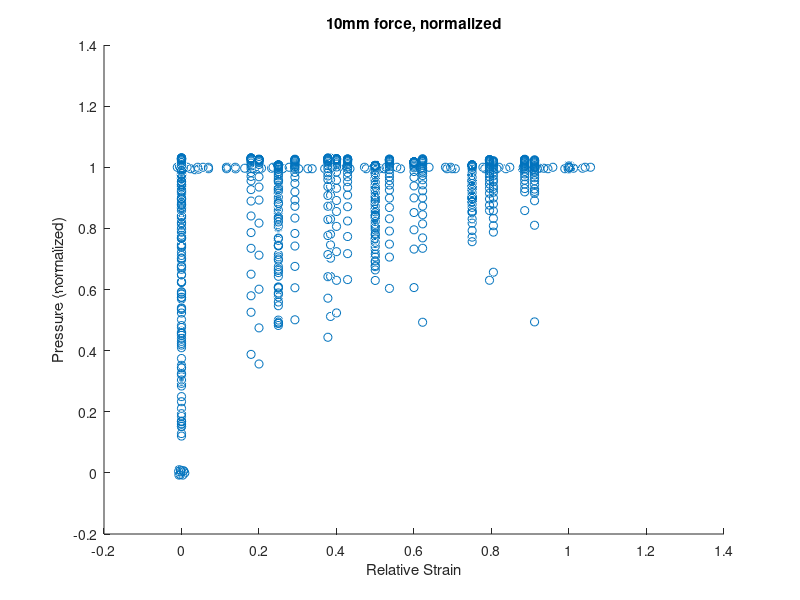
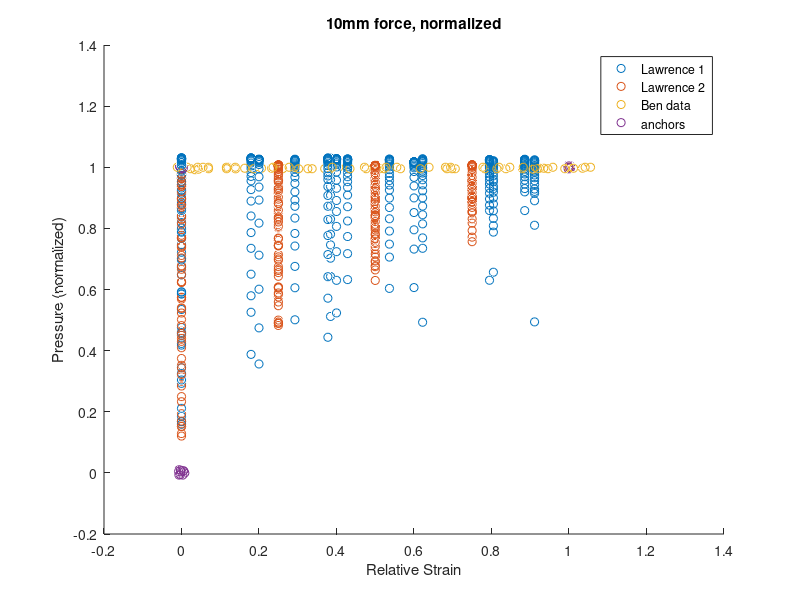

The MATLAB source for these figures, in order:
%% Import data from Lawrence's two sets of tests, compare with Ben's. Upload for curve fit
clear; clc; close all

%% Lawrence's first set of tests
load allData_Ben.mat Cut li lo l620 maxE relE T test
Cuts1 = Cut;       %cut lengths
Ts1 = T;           %data
lis1 = li;        %contracted length
lmin1 = l620;     %minimum length
restL1 = lo;      %resting lengths
maxE1 = maxE;     %maximum strain
relE1 = relE;     %relative strain
tests1 = test;  %cell of strings indicating test number

clear Cut li lo l620 maxE relE T test

%% Lawrence's first set of tests
load allData_Nov22_Ben.mat Cut li lo l620 maxE relE T vars
Cuts2 = Cut;       %cut lengths
Ts2 = T;           %data
lis2 = li;        %contracted length
lmin2 = l620;     %minimum length
restL2 = lo;      %resting lengths
maxE2 = maxE;     %maximum strain
relE2 = relE;     %relative strain
tests2 = vars;  %cell of strings indicating test number

clear Cut li lo l620 maxE relE T vars

%% Combine both into cells
Cut = {Cuts1, Cuts2};
T = {Ts1, Ts2};
li = {lis1, lis2};
lmin = {lis1, lis2};
restL = {restL1, restL2};
maxE = {maxE1, maxE2};
relE = {relE1, relE2};
tests = {tests1, tests2};


%% Find max. forces
Ymax = [100, 200, 300, 400, 500, 620];
meth = 'linear';
extrap = 'extrap';

maxP = 800;
minF = 15;


maxF = cell(1,length(li));
for a = 1:length(li)
   maxF{a} = cell(length(Cut{a}), length(tests{a}));
    for i = 1:length(Cut{a})
        for k = 1:length(tests{a})
        M = T{a}{i,1,k};       %first column, looking at resting length force
        M = M( (M(:,1)==0 &M(:,3)>minF &M(:,2)<maxP),1:3);
        pres = M(:,2);
        fz = M(:,3);
        maxF{a}{i,k} = interp1(pres,fz,Ymax,meth,extrap);
        end
       gg = vertcat(maxF{a}{i,:});
       Fmax{i,a} = mean(gg,1);
    end

end

B = vertcat(Fmax{:});
F = max(B,2);
Fmax = max(F,[],2);

% [Fmax13, Fmax23, Fmax27, Fmax29,Fmax30,Fmax10,Fmax15,Fmax20,Fmax25,Fmax30_2,Fmax40,Fmax45_2,Fmax52_2]'=F(:)';

Ts = vertcat(T{1}(:,:,2),T{2}(:,:,1));  %keep test 9 from first set of data, test 8 from second set
[a,b] = size(Ts);
V = cell(size(Ts));
Pmax = 620;
for i = 1:a
    for j = 1:b
            if ~isempty(Ts{i,j})
            V{i,j} = Ts{i,j}((Ts{i,j}(:,3)>minF &Ts{i,j}(:,2)<maxP),1:3);    
            V{i,j} = [Ts{i,j}(:,1), Ts{i,j}(:,2)./Pmax, Ts{i,j}(:,3)./Fmax(i)];
            else
            end
    end
end

R = vertcat(V{:});
R1 = vertcat(V{1:length(Cuts1),:});
R2 = vertcat(V{(length(Cuts1)+1):end,:});
%% Add Ben's data
%Fmax from experiments, using interpolation
Fmax112 = 334.74;
Fmax415 = 445;
Fmax455 = 460;
Fmax490 = 458.6;
Fmax518 = 455.83;

rawdata11cm = [325.164999	620	0.008928571	0.055555556;
                252.6589869	620	0.044642857	0.277777778;
                135.6707588	620	0.089285714	0.555555556;
                89.40925416	620	0.125	0.777777778;
                13.3446648	620	0.169642857	1.055555556];
data11cm = [rawdata11cm(:,4), rawdata11cm(:,2), rawdata11cm(:,1)/Fmax112];

rawdata42cm = [444.82216	620	0.002409639	0.014492754;
                358.9714831	620	0.019277108	0.115942029;
                275.7897392	620	0.031325301	0.188405797;
                200.169972	620	0.06746988	0.405797101;
                103.1987411	620	0.113253012	0.68115942;
                    40.92363872	620	0.151807229	0.913043478;
                                0	620	0.16626506	1];
data42cm = [rawdata42cm(:,4), rawdata42cm(:,2), rawdata42cm(:,1)/Fmax415];

rawdata45cm = [26	620	0.164835165	1.041666667
61	620	0.151648352	0.958333333
150	620	0.101098901	0.638888889
96	620	0.13956044	0.881944444
100	620	0.134065934	0.847222222
119	620	0.12967033	0.819444444
158	620	0.10989011	0.694444444
217.0732141	620	0.083516484	0.527777778
262.0002522	620	0.061538462	0.388888889
335.3959086	620	0.037362637	0.236111111
407.0122764	620	0.021978022	0.138888889
435.9257168	620	0.006593407	0.041666667
404.7881656	620	0.010989011	0.069444444
408.3467429	620	0.008791209	0.055555556
335.3959086	620	0.021978022	0.138888889
257.9968528	620	0.046153846	0.291666667
203.2837271	620	0.074725275	0.472222222];
data45cm = [rawdata45cm(:,4), rawdata45cm(:,2), rawdata45cm(:,1)/Fmax455];

rawdata49cm = [12	618	0.173469388	0.923913043
1.11	618	0.175510204	0.934782609
464	620	-0.002040816	-0.010869565
433	616	0.008163265	0.043478261
320	618	0.030612245	0.163043478
356	620	0.02244898	0.119565217
300	618	0.03877551	0.206521739
268	617	0.048979592	0.260869565
241	617	0.06122449	0.326086957
215	617	0.069387755	0.369565217
194	617	0.081632653	0.434782609
165	617	0.095918367	0.510869565
144	617	0.106122449	0.565217391
107	617	0.128571429	0.684782609
97	617	0.132653061	0.706521739
75	617	0.146938776	0.782608696
58	617	0.157142857	0.836956522
45	617	0.165306122	0.880434783
20	617	0.17755102	0.945652174
2.29	617	0.185714286	0.989130435
0   620	0.187755102	1];
data49cm = [rawdata49cm(:,4), rawdata49cm(:,2), rawdata49cm(:,1)/Fmax490];

rawdata52cm = [0	619	0.166023166	1
6	618	0.167953668	1.011627907
-5.3	618	0.171814672	1.034883721
60	616	0.150579151	0.906976744
427.6	615	0.005791506	0.034883721
347	616.8	0.023166023	0.139534884
296	618	0.038610039	0.23255814
245	617	0.055984556	0.337209302
191	617	0.079150579	0.476744186
55	617	0.152509653	0.918604651
99	617	0.135135135	0.813953488
132	617	0.115830116	0.697674419
160	617	0.102316602	0.61627907
195	617	0.086872587	0.523255814
450	617	0.003861004	0.023255814
420	617	0.011583012	0.069767442
328	617	0.030888031	0.186046512
378	617	0.019305019	0.11627907
230	617	0.063706564	0.38372093
278	617	0.05019305	0.302325581
429	617	0	0];
data52cm = [rawdata52cm(:,4), rawdata52cm(:,2), rawdata52cm(:,1)/Fmax518];

%% Combine all data and do a 3d scatter plot. 
%addnoise to anchor surface at three points
sz = 15;                   % size of anchor surface
err = 0.005;                 % ammount of error
r110 = [1-err + 2*err * rand(sz,2), -err + 2*err * rand(sz,1)].*[1 1 1];
r011 = [-err + 2*err * rand(sz,1), 1-err + 2*err * rand(sz,2)].*[1 1 1];
r000 = -0.01 + 0.02 * rand(sz,3);
anchor = [r110; r011; r000];

Ben_data = [data11cm; data42cm; data45cm; data49cm; data52cm];
Ben_data = [Ben_data(:,1), Ben_data(:,2)./620, Ben_data(:,3)];

allData = [ R;...
            Ben_data;...
            anchor];


w = [0.33*ones(length(R1),1); 0.66*ones(length(R2),1); 4*ones(length(Ben_data),1); 0.25*ones(length(anchor),1)]; %set weights

XX = allData(:,1); YY=allData(:,2); ZZ=allData(:,3);
%Ypres = YY*620;   %YY repressurized

figure
hold on
scatter3(XX, YY, ZZ)
hold off
xlabel('Relative Strain')
ylabel('Pressure (normalized)')
zlabel('Force (normalized)')
title('10mm force, normalized')

figure
hold on
scatter3(R1(:,1), R1(:,2), R1(:,3),'DisplayName','Lawrence 1')
scatter3(R2(:,1), R2(:,2), R2(:,3),'DisplayName','Lawrence 2')
scatter3(Ben_data(:,1),Ben_data(:,2),Ben_data(:,3),'DisplayName','Ben data')
scatter3(anchor(:,1), anchor(:,2), anchor(:,3),'DisplayName','anchors')
hold off
xlabel('Relative Strain')
ylabel('Pressure (normalized)')
zlabel('Force (normalized)')
title('10mm force, normalized')
lgd = legend;

save allData.mat    XX YY ZZ Ben_data R anchor w